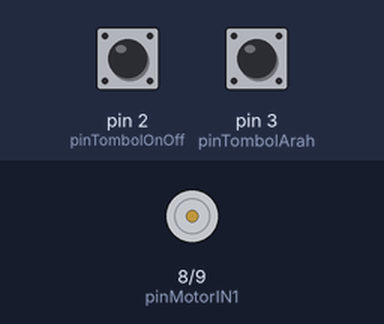
The sketch below on a simulated Arduino Uno, built with avr-gcc and run on an emulated ATmega328P. Parts: motor-driver pin pairs drawn as motors (green arrow = first pin HIGH = forward, orange = second pin HIGH = backward, longer = more drive, scaled by the enable pin). The test bench sets the inputs (shaded band); at power-on: pin 2 (pinTombolOnOff) HIGH, pin 3 (pinTombolArah) HIGH. What the sketch prints to the serial monitor is not drawn.

Above: at 1.2 s.
1.3 s: pin 2 (pinTombolOnOff) pulled LOW for 1 s
At 3.2 s:
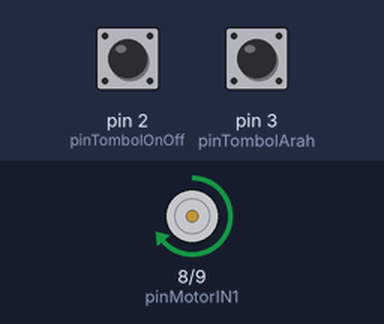
3.8 s: pin 3 (pinTombolArah) pulled LOW for 1 s
At 5.8 s:
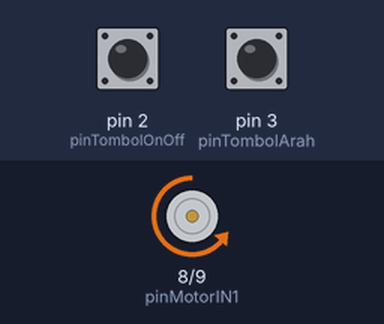
6.8 s: pin 3 (pinTombolArah) pulled LOW for 0.15 s
At 7.4 s:
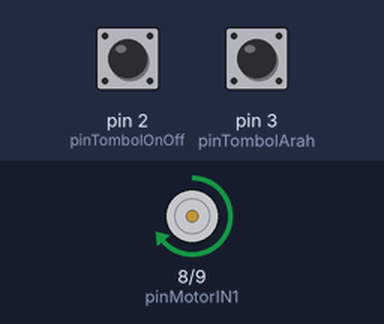
8.4 s: pin 3 (pinTombolArah) pulled LOW for 3.2 s
At 8.65 s:
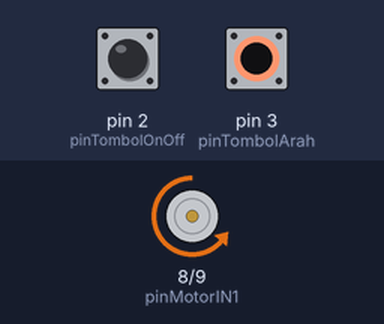
Timing chart, 0 to 13.1 s (numbered marks = the images above; inputs shaded):
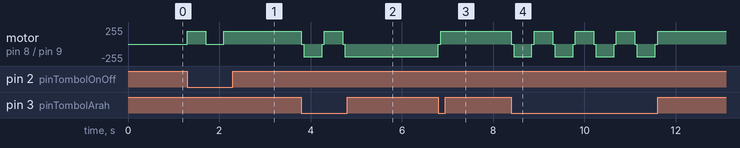

The sketch:

ArduinoUnoR3_DCMOTORGEARBOX.ino
```cpp
/*
 * Kode Program Mini Conveyor Portabel (Kontrol Kecepatan)
 * Fitur:
 * 1. Kecepatan motor diatur 75% (berkurang 25%)
 * 2. Tombol ON/OFF dan Tombol Arah
 */

// --- Definisi Pin ---
const int pinMotorIN1 = 8;
const int pinMotorIN2 = 9;
const int pinMotorSpeed = 5;  // Pin ENA untuk kecepatan (PWM)

const int pinTombolOnOff = 2;
const int pinTombolArah = 3;

// --- Variabel Global ---
bool motorNyala = false;
bool arahMaju = true;

// Atur Kecepatan (0 = berhenti, 255 = 100%)
// 100% - 25% = 75% -> 255 * 0.75 = 191.25
const int kecepatanMotor = 191; // Kecepatan 75%

void setup() {
  Serial.begin(9600);
  Serial.println("Sistem Conveyor: Kontrol Kecepatan Aktif");

  // Atur semua pin motor sebagai OUTPUT
  pinMode(pinMotorIN1, OUTPUT);
  pinMode(pinMotorIN2, OUTPUT);
  pinMode(pinMotorSpeed, OUTPUT); // Pin kecepatan juga OUTPUT

  // Atur pin tombol
  pinMode(pinTombolOnOff, INPUT_PULLUP);
  pinMode(pinTombolArah, INPUT_PULLUP);

  // Pastikan motor mati di awal
  matikanMotor();
}

void loop() {
  // Cek Tombol ON/OFF
  if (digitalRead(pinTombolOnOff) == LOW) {
    motorNyala = !motorNyala;
    if (motorNyala) {
      hidupkanMotor();
    } else {
      matikanMotor();
    }
    delay(400);
  }

  // Cek Tombol Arah
  if (digitalRead(pinTombolArah) == LOW) {
    arahMaju = !arahMaju;
    if (motorNyala) {
      matikanMotor();
      delay(50);
      hidupkanMotor();
    }
    delay(400);
  }
}

// --- Fungsi Kontrol Motor ---

void hidupkanMotor() {
  // Atur kecepatan motor menggunakan PWM
  analogWrite(pinMotorSpeed, kecepatanMotor);

  // Atur arah putaran
  if (arahMaju) {
    digitalWrite(pinMotorIN1, HIGH);
    digitalWrite(pinMotorIN2, LOW);
  } else {
    digitalWrite(pinMotorIN1, LOW);
    digitalWrite(pinMotorIN2, HIGH);
  }
}

void matikanMotor() {
  // Cara terbaik untuk berhenti adalah dengan menurunkan kecepatan ke 0
  analogWrite(pinMotorSpeed, 0);

  // Dan mengatur pin arah ke LOW
  digitalWrite(pinMotorIN1, LOW);
  digitalWrite(pinMotorIN2, LOW);
}
```

Measured:
- after the input at 1.3 s, motor on pin 8 (pinMotorIN1) / pin 9 (pinMotorIN2): stopped → forward 191/255 at once, → stopped 0.40 s later, → forward 191/255 0.40 s later
- after the input at 3.8 s, motor on pin 8 (pinMotorIN1) / pin 9 (pinMotorIN2): forward 191/255 → backward 191/255 at once, → forward 191/255 0.45 s later, → backward 191/255 0.45 s later
- after the input at 6.8 s, motor on pin 8 (pinMotorIN1) / pin 9 (pinMotorIN2): backward 191/255 → forward 191/255 at once
- after the input at 8.4 s, motor on pin 8 (pinMotorIN1) / pin 9 (pinMotorIN2): forward 191/255 → stopped at once, then repeats every 0.90 s: backward 191/255 0.40 s, stopped 0.05 s, forward 191/255 0.40 s, stopped 0.05 s, until it stays forward 191/255 from 11.6 s
